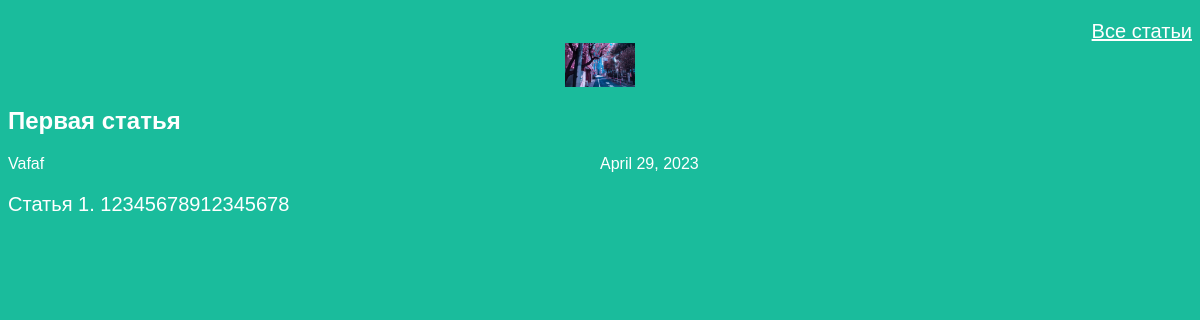
The app's page /article/1 with its own data.
### articles/models.py (models this page shows, shortened)
class Article(models.Model):
    title = models.CharField(max_length=200)
    author = models.ForeignKey(User, on_delete=models.CASCADE)
    text = models.TextField()
    created_date = models.DateField(auto_now_add=True)
    def get_excerpt(self):
        return self.text[:140] + "..." if len(self.text) > 140 else self.text

### articles/views.py (the view)
# urls.py: re_path(r'^article/(?P<article_id>\d+)$', views.get_article, name='get_article'),
def get_article(request, article_id):
    try:
        post = Article.objects.get(id=article_id)
        return render(request, 'article.html', {"post": post})
    except Article.DoesNotExist:
        raise Http404

### articles/templates/article.html (shortened to what this page needs)
<!DOCTYPE html>
<html>
<head>
    <link rel="stylesheet" href="/static/css/article.css">
</head>
<body>
<div class="one-post">
    <div class="header">
        <p align="right"><a href="/">Все статьи</a></p>
        <img src="/static/img/135.jpg" alt="">
    </div>
    <h2 class="post-title">{{ post.title }}</h2>
    <div class="article-info">
        <div class="article-author">{{ post.author.username }}</div>
        <div class="article-created- date">{{ post.created_date }}</div>
    </div>
    <p class="article-text">{{ post.get_excerpt }}</p>
</div>
</body>
</html>

### articles/static/css/article.css (style rules this page uses)
body { background: #1abc9c; font-family: Tahoma, Arial, sans-serif; color: #ffffff; }
a { color: inherit !important; }
p, h4 { font-size: 20px; margin-bottom: 0; }
img { height: 30px; width: auto; }
.header img { display: block; width: 70px; margin: auto; height: auto; }
.article-author { width: 50%; float: left; }

### records on screen
Article: title "Первая статья", author.username "Vafaf", created_date "April 29, 2023", get_excerpt "Статья 1. 12345678912345678"
